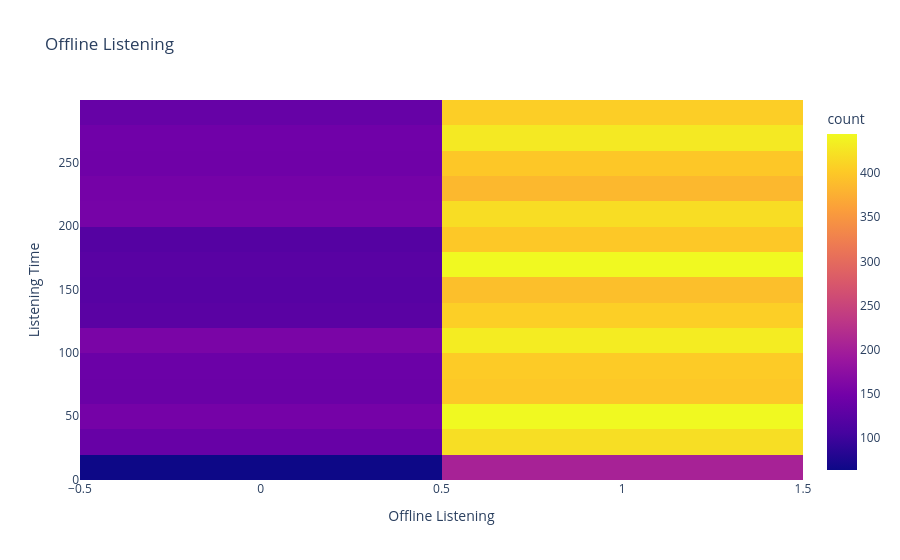

Source (notebook cell):
### Markdown cell above
#### OFFLINE LISTENING COMPARISON :

### Code cell
fig = px.density_heatmap(df, x = "offline_listening", y = "listening_time", title = "Offline Listening",
                         labels = {"offline_listening":"Offline Listening", "listening_time":"Listening Time"})
fig.show()

### Figure 1 — Plotly figure (JSON) as saved in the notebook; plotly's stock layout.template omitted (floating-point values rounded to 4 significant figures; data arrays with more than 128 entries replaced by an {"elided": "..."} marker saying what was removed)
{"data": [{"coloraxis": "coloraxis", "hovertemplate": "Offline Listening=%{x}<br>Listening Time=%{y}<br>count=%{z}<extra></extra>", "name": "", "type": "histogram2d", "x": {"elided": "8000 int values"}, "xaxis": "x", "xbingroup": "x", "y": {"elided": "8000 int values"}, "yaxis": "y", "ybingroup": "y"}], "layout": {"coloraxis": {"colorbar": {"title": {"text": "count"}}, "colorscale": [[0, "#0d0887"], [0.1111, "#46039f"], [0.2222, "#7201a8"], [0.3333, "#9c179e"], [0.4444, "#bd3786"], [0.5556, "#d8576b"], [0.6667, "#ed7953"], [0.7778, "#fb9f3a"], [0.8889, "#fdca26"], [1, "#f0f921"]]}, "legend": {"tracegroupgap": 0}, "title": {"text": "Offline Listening"}, "xaxis": {"anchor": "y", "domain": [0, 1], "title": {"text": "Offline Listening"}}, "yaxis": {"anchor": "x", "domain": [0, 1], "title": {"text": "Listening Time"}}}}
